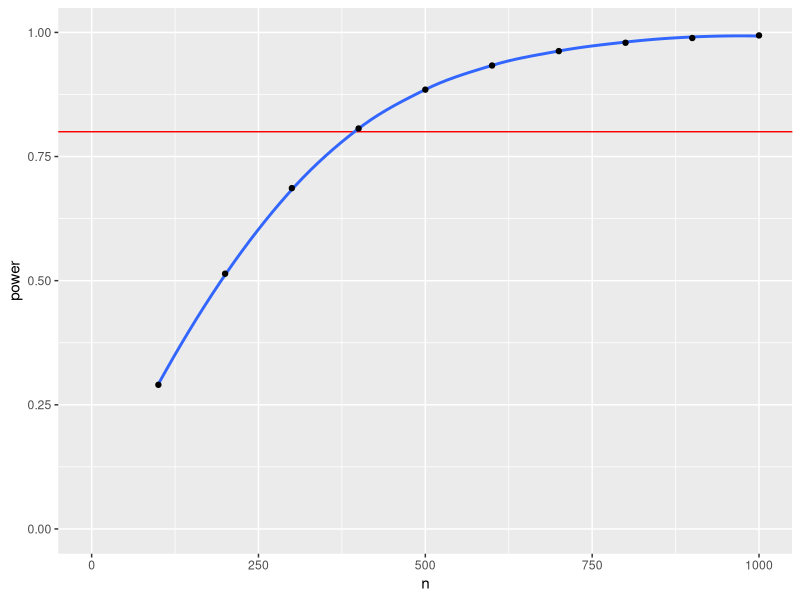

This figure's R source: (Note: this script raises an error after producing the figure.)
## ---- chunk 1
knitr::opts_chunk$set(echo = TRUE)

# packages needed for this chapter
library(tidyverse)  # loads purrr for iteration
library(broom)      # converts test output to tidy tables

set.seed(8675309) # makes sure random numbers are reproducible
## ---- chunk 2
rep(c("A", "B"), 12)
## ---- chunk 3
rep(c("A", "B"), times = 12)
## ---- chunk 4
rep(c("A", "B"), c(11, 3))
## ---- chunk 5
rep(c("A", "B"), each = 12)
## ---- chunk 6
rep(c("A", "B"), times = 3, each = 2)
## ---- chunk 7
seq(0, 10)
## ---- chunk 8
seq(0, 100, by = 10)
## ---- chunk 9
seq(0, 100, length.out = 13)
## ---- chunk 10
replicate(n = 3, expr = rnorm(5))
## ---- chunk 11
replicate(n = 3, expr = rnorm(5), simplify = FALSE)
## ---- chunk 12
p100 <- power.t.test(n = 100, delta = 0.2, sd = 1, type="two.sample")
# 18 more lines
p1000 <- power.t.test(n = 500, delta = 0.2, sd = 1, type="two.sample")

tibble(
  n = c(100, "...", 1000),
  power = c(p100$power, "...", p1000$power)
)
## ---- chunk 13
n <- seq(100, 1000, 100)
pcalc <- lapply(n, power.t.test, 
                delta = 0.2, sd = 1, type="two.sample")
# or
pcalc <- purrr::map(n, power.t.test, 
                delta = 0.2, sd = 1, type="two.sample")

## ---- chunk 14
pcalc[[1]]
## ---- chunk 15
pcalc[[1]] |> str()
## ---- chunk 16
sapply(pcalc, `[[`, "power")
## ---- chunk 17
purrr::map_dbl(pcalc, `[[`, "power")
## ---- chunk 18

mypower <- tibble(
  n = seq(100, 1000, 100)) |>
  mutate(pcalc = purrr::map(n, power.t.test, 
                            delta = 0.2, 
                            sd = 1, 
                            type="two.sample"),
         power = purrr::map_dbl(pcalc, `[[`, "power")) |>
  select(-pcalc)
## ---- chunk 19

ggplot(mypower, aes(n, power)) +
  geom_hline(yintercept = 0.8, color = "red") + 
  geom_smooth(method = "loess", formula = y~x, se = FALSE) +
  geom_point() +
  ylim(0, 1) + xlim(0, 1000)

## ---- chunk 20
function_name <- function(my_args) {
  # process the arguments
  # return some value
}
## ---- chunk 21
add1 <- function(my_number) {
  my_number + 1
}

add1(10)
## ---- chunk 22
report_p <- function() {
}
## ---- chunk 23
report_p <- function(p) {
}
## ---- chunk 24
report_p <- function(p, digits = 3) {
}
## ---- chunk 25
report_p <- function(p, digits = 3) {
  if (p < .001) {
    reported = "p < .001"
  } else {
    roundp <- round(p, digits)
    reported = paste("p =", roundp)
  }
  
  reported
}
## ---- chunk 26
report_p <- function(p, digits = 3) {
  if (p < .001) {
    reported = "p < .001"
  } else {
    roundp <- round(p, digits)
    reported = paste("p =", roundp)
  }
  
  return(reported)
}
## ---- chunk 27
report_p(0.04869)
report_p(0.0000023)
## ---- chunk 28
reported <- "not changed"

# inside this function, reported == "p = 0.002"
report_p(0.0023) 

reported # still "not changed"
## ---- chunk 29
report_p <- function(p, digits = 3) {
  if (!is.numeric(p)) stop("p must be a number")
  if (p <= 0) warning("p-values are normally greater than 0")
  if (p >= 1) warning("p-values are normally less than 1")
  
  if (p < .001) {
    reported = "p < .001"
  } else {
    roundp <- round(p, digits)
    reported = paste("p =", roundp)
  }
  
  reported
}
## ---- chunk 30
report_p()
report_p("a")
report_p(-2)
report_p(2)
## ---- chunk 31
A <- rnorm(20, mean = 5, sd = 1)
## ---- chunk 32
dat <- tibble(
  A = rnorm(20, 5, 1),
  B = rnorm(20, 5.5, 1)
)
## ---- chunk 33
t.test(dat$A, dat$B)
## ---- chunk 34
longdat <- gather(dat, group, score, A:B)

t.test(score~group, data = longdat) 
## ---- chunk 35
tibble(
  A = rnorm(20, 5, 1),
  B = rnorm(20, 5.5, 1)
) |>
  gather(group, score, A:B) |>
  t.test(score~group, data = _) |>
  broom::tidy()
## ---- chunk 36
tibble(
  A = rnorm(20, 5, 1),
  B = rnorm(20, 5.5, 1)
) |>
  gather(group, score, A:B) |>
  t.test(score~group, data = _) |>
  broom::tidy() |>
  pull(p.value)
## ---- chunk 37
t_sim <- function() {
  tibble(
    A = rnorm(20, 5, 1),
    B = rnorm(20, 5.5, 1)
  ) |>
    gather(group, score, A:B) |>
    t.test(score~group, data = _) |>
    broom::tidy() |>
    pull(p.value) 
}
## ---- chunk 38
t_sim()
## ---- chunk 39
reps <- replicate(1000, t_sim())
alpha <- .05
power <- mean(reps < alpha)
power
## ---- chunk 40
set.seed(90201)
## ---- chunk 41
knitr::include_graphics("images/memes/seed_alignment.png")
## ---- chunk 42
t_sim <- function(n = 10, m1=0, sd1=1, m2=0, sd2=1) {
  tibble(
    A = rnorm(n, m1, sd1),
    B = rnorm(n, m2, sd2)
  ) |>
    gather(group, score, A:B) |>
    t.test(score~group, data = _) |>
    broom::tidy() |>
    pull(p.value) 
}
## ---- chunk 43
t_sim(100)
t_sim(100, 0, 1, 0.5, 1)
## ---- chunk 44
reps <- replicate(1000, t_sim(100, 0, 1, 0.2, 1))
power <- mean(reps < .05)
power
## ---- chunk 45
power.t.test(n = 100, delta = 0.2, sd = 1, type="two.sample")
